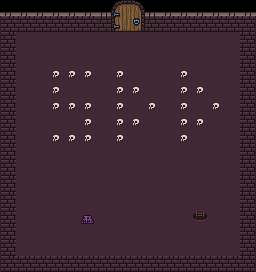

Tiled map render using the project's own tile images. Description and the whole map definition, tile-layer contents included, below:
An orthogonal 16x17 tile map with 16x16 px tiles, 2 tile layers (ground, overlay) and 1 object (spawn).

<map version="1.2" tiledversion="1.2.4" orientation="orthogonal" renderorder="right-down" width="16" height="17" tilewidth="16" tileheight="16" infinite="0" nextlayerid="4" nextobjectid="3">
 <tileset firstgid="1" source="../tiledmaps/dungeon_combined.tsx" />
 <layer id="1" name="ground" width="16" height="17">
  <data encoding="csv">
18,18,18,18,18,18,87,88,89,90,18,18,18,18,18,18,
65,66,66,66,66,66,151,152,153,154,66,66,66,66,66,67,
65,467,467,467,467,467,467,467,467,467,467,467,467,467,467,67,
65,467,467,467,467,467,467,467,467,467,467,467,467,467,467,67,
65,467,467,467,467,467,467,467,467,467,467,467,467,467,467,67,
65,467,467,467,467,467,467,467,467,467,467,467,467,467,467,67,
65,467,467,467,467,467,467,467,467,467,467,467,467,467,467,67,
65,467,467,467,467,467,467,467,467,467,467,467,467,467,467,67,
65,467,467,467,467,467,467,467,467,467,467,467,467,467,467,67,
65,467,467,467,467,467,467,467,467,467,467,467,467,467,467,67,
65,467,467,467,467,467,467,467,467,467,467,467,467,467,467,67,
65,467,467,467,467,467,467,467,467,467,467,467,467,467,467,67,
65,467,467,467,467,467,467,467,467,467,467,467,467,467,467,67,
65,467,467,467,467,467,467,467,467,467,467,467,531,467,467,67,
65,467,467,467,467,467,467,467,467,467,467,467,467,467,467,67,
65,467,467,467,467,467,467,467,467,467,467,467,467,467,467,67,
65,66,66,66,66,66,66,66,66,66,66,66,66,66,66,67
</data>
 </layer>
 <objectgroup id="3" name="objects">
  <object id="1" name="spawn" x="128" y="160" width="16" height="16">
   <properties>
    <property name="spawn" type="bool" value="true" />
   </properties>
  </object>
 </objectgroup>
 <layer id="2" name="overlay" width="16" height="17">
  <data encoding="csv">
0,0,0,0,0,0,0,0,0,0,0,0,0,0,0,0,
0,0,0,0,0,0,0,0,0,0,0,0,0,0,0,0,
0,0,0,0,0,0,0,0,0,0,0,0,0,0,0,0,
0,0,0,0,0,0,0,0,0,0,0,0,0,0,0,0,
0,0,0,194,194,194,0,194,0,0,0,194,0,0,0,0,
0,0,0,194,0,0,0,194,194,0,0,194,194,0,0,0,
0,0,0,194,194,194,0,194,0,194,0,194,0,194,0,0,
0,0,0,0,0,194,0,194,194,0,0,194,194,0,0,0,
0,0,0,194,194,194,0,194,0,0,0,194,0,0,0,0,
0,0,0,0,0,0,0,0,0,0,0,0,0,0,0,0,
0,0,0,0,0,0,0,0,0,0,0,0,0,0,0,0,
0,0,0,0,0,0,0,0,0,0,0,0,0,0,0,0,
0,0,0,0,0,0,0,0,0,0,0,0,0,0,0,0,
0,0,0,0,0,838,0,0,0,0,0,0,0,0,0,0,
0,0,0,0,0,0,0,0,0,0,0,0,0,0,0,0,
0,0,0,0,0,0,0,0,0,0,0,0,0,0,0,0,
0,0,0,0,0,0,0,0,0,0,0,0,0,0,0,0
</data>
 </layer>
</map>